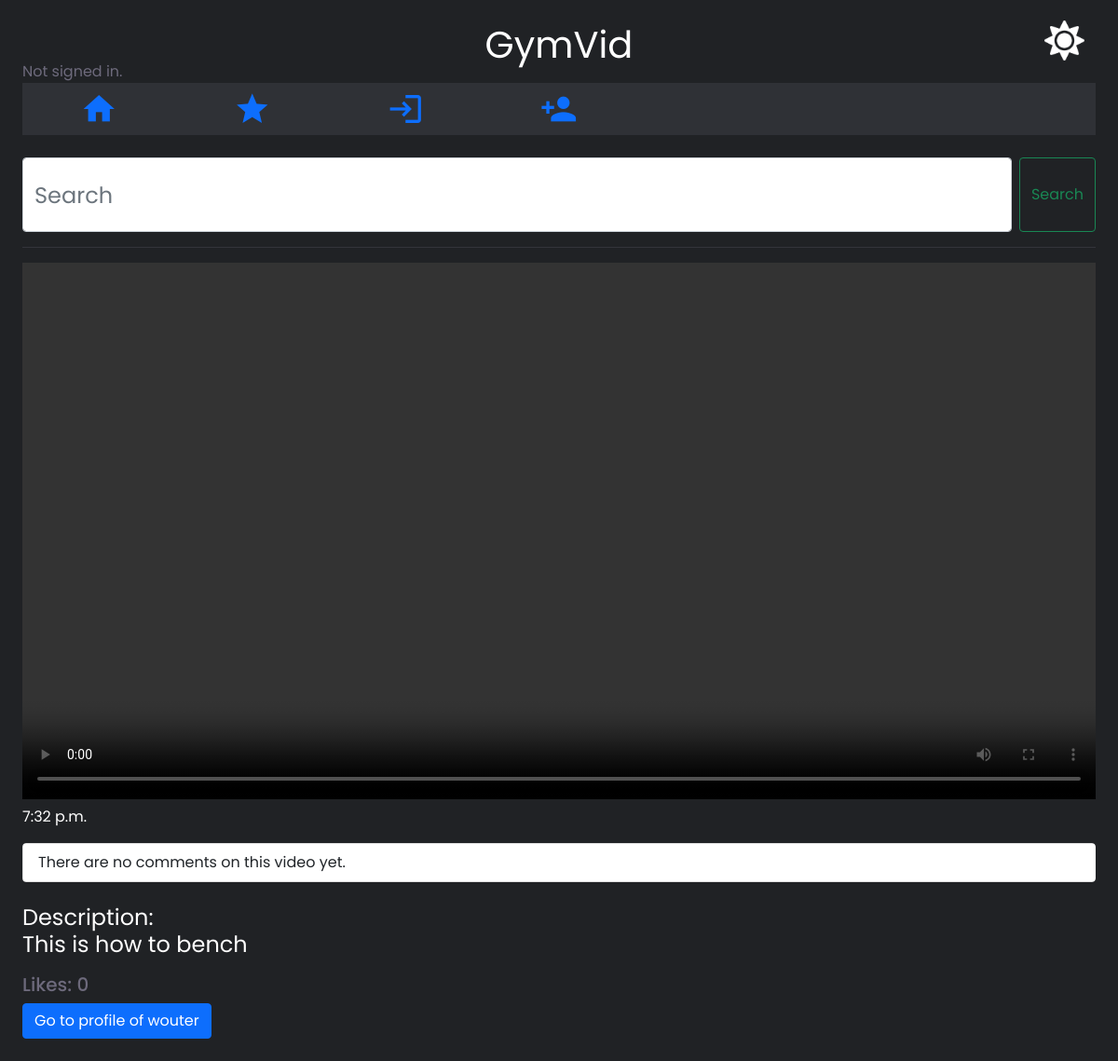
The app's page /video/Fitness, older data.
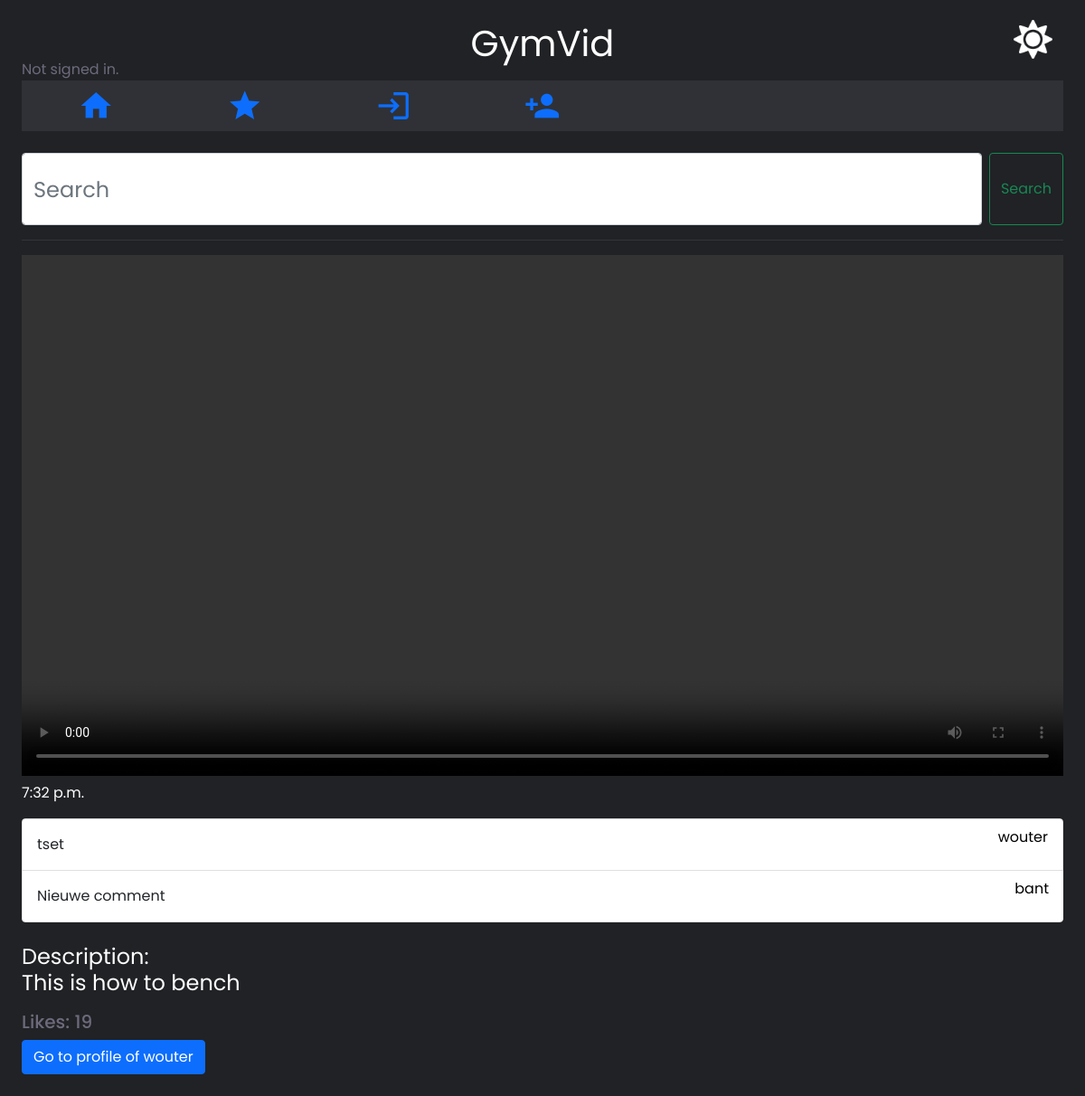
The same page, newer data.
### videos/models.py (models this page shows, shortened)
class Videos_Posted(models.Model):
    title = models.CharField(max_length=40)
    description = models.CharField(max_length=500)
    premium = models.BooleanField(default=False)
    thumbnail = models.ImageField()
    video_file = models.FileField()
    category_video = models.ForeignKey(Category, on_delete=models.CASCADE,
                                       related_name="category_video",
                                       default=None)
    active = models.BooleanField(default=True)
    creator = models.ForeignKey(User, on_delete=models.CASCADE,
                                related_name="creator")
    video_saved = models.ManyToManyField(User, related_name="video_saved",
                                         blank=True)
    video_liked = models.ManyToManyField(User, related_name="video_liked",
                                         blank=True)
    time_posted = models.TimeField(auto_now=True)
    likes = models.IntegerField(default=0)

class User(AbstractUser):
    pass

class Comments(models.Model):
    author = models.ForeignKey(User, on_delete=models.CASCADE,
                               related_name="author")
    comment_video = models.ForeignKey(Videos_Posted, on_delete=models.CASCADE,
                                      related_name="comment_video")
    message = models.CharField(max_length=500)

### videos/views.py (the view)
# urls.py: path("video/<str:title>", views.video, name="video"),
def video(request, title):
    if request.method == "GET":
        try:
            data = Videos_Posted.objects.get(title=title)
        except:
            data = None
        saved = request.user in data.video_saved.all()
        liked = request.user in data.video_liked.all()
        allComments = Comments.objects.filter(comment_video=data)
        creator = data.creator
        try:
            data1 = Subscribers.objects.get(follower=request.user, creator=creator)
        except:
            data1 = None
        print(data1)
        subbed = isinstance(data1, Subscribers)
        return render(request, "videos/video.html", {
            'data': data,
            'allComments': allComments,
            'saved': saved,
            'liked': liked,
            'subbed': subbed,
        })

### videos/templates/videos/video.html (shortened to what this page needs)
{% extends "videos/layout.html" %}
{% block body %}
    <div id="display_video">
        <video id="video_itself" src="{{ data.video_file.url }}" controls></video>
    </div>
    <p> {{ data.time_posted }}</p>
    <div>
        <ul class="list-group">
            {% if not allComments %}
                <li class="list-group-item d-flex justify-content-between align-items-center">
                    There are no comments on this video yet.
                </li>
            {% endif %}
            {% for comment in allComments %}
                <li class="list-group-item d-flex justify-content-between align-items-center">
                    {{ comment.message }}
                    <p style="color: black; float:right">{{ comment.author }}</p>
                </li>
            {% endfor %}
        </ul>
    </div>
    <br>
    <div>
        <h4>Description: <p>{{ data.description }}</p></h4>
    </div>
    <div>
        <h5>Likes: {{ data.likes }}</h5>
    </div>
    <div>
        <form action="{% url 'go_to_profile' id=data.id %}" method="POST">
            <button style="color: white;" class="btn btn-primary" id="save-button">Go to profile of {{ data.creator }}</button>
        </form>
    </div>
{% endblock %}

Row changes from the older to the newer data that the page shows:
changed Videos_Posted "This is how to bench": likes "0" → "19"
added Comments: message "tset", author "wouter"
added Comments: message "Nieuwe comment", author "bant"
Text that changed along with them:
text no longer shown: "There are no comments on this video yet."
